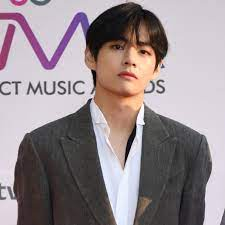
#> input picture VBTS.jpg, 225 x 225 px, given in place of the camera
$ python motion_detetctor.py
#> lines starting #> are read from the running program, lines starting #| are printed output that depends on the picture
import cv2,time,pandas
from datetime import datetime

first_frame=None
Status_list=[None,None]
times=[]
df=pandas.DataFrame(columns=["Start","End"])
video=cv2.VideoCapture(0)
while True:
    check,frame=video.read()
#> frame is the input picture: shape (225, 225, 3); mean B, G, R 142.3, 138.6, 150.2
    Status=0
    gray=cv2.cvtColor(frame,cv2.COLOR_BGR2GRAY)
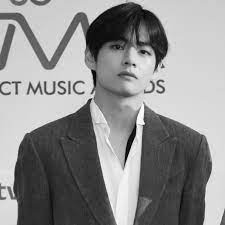
#> gray: shape (225, 225); min 0, max 254, mean 142.5
    gray=cv2.GaussianBlur(gray,(21,21),0)
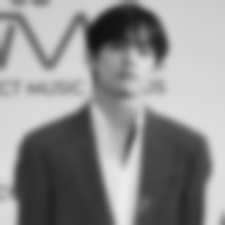
#> gray: shape (225, 225); min 15, max 236, mean 142.5
    if first_frame is None:
        first_frame=gray
        continue
    delta_frame=cv2.absdiff(first_frame,gray)
    thresh_delta=cv2.threshold(delta_frame,30,255,cv2.THRESH_BINARY)[1]
    thresh_delta=cv2.dilate(thresh_delta,None,iterations=0)
    cnts,_=cv2.findContours(thresh_delta.copy(),cv2.RETR_EXTERNAL,cv2.CHAIN_APPROX_SIMPLE)
    for contour in cnts:
        if cv2.contourArea(contour)<1000:
            continue
        status=1
        (x,y,w,h)=cv2.boundingRect(contour)

        cv2.rectangle(frame,(x,y),(x+w,y+h),(0,255,0),3)
    Status_list.append(Status)
    Status_list = Status_list[-2:]
    if Status_list[-1] == 1 and Status_list[-2] == 0:
            times.append(datetime.now())
    if Status_list[-1] == 0 and Status_list[-2] == 1:
            times.append(datetime.now())

    cv2.imshow('frame', frame)
    cv2.imshow('Capturing', gray)
    cv2.imshow('delta', delta_frame)
    cv2.imshow('thresh', thresh_delta)
    Key = cv2.waitKey(1)
    if Key == ord('q'):
            break


print(Status_list)
print(times)
for i in range(0,len(times),2):
        df=df.append({"Start":times[i],"End":times[i+1]},ignore_index=True)
#> this loop made 0 passes

df.to_csv("Times.csv")
video.release()
cv2.destroyAllWindows()
